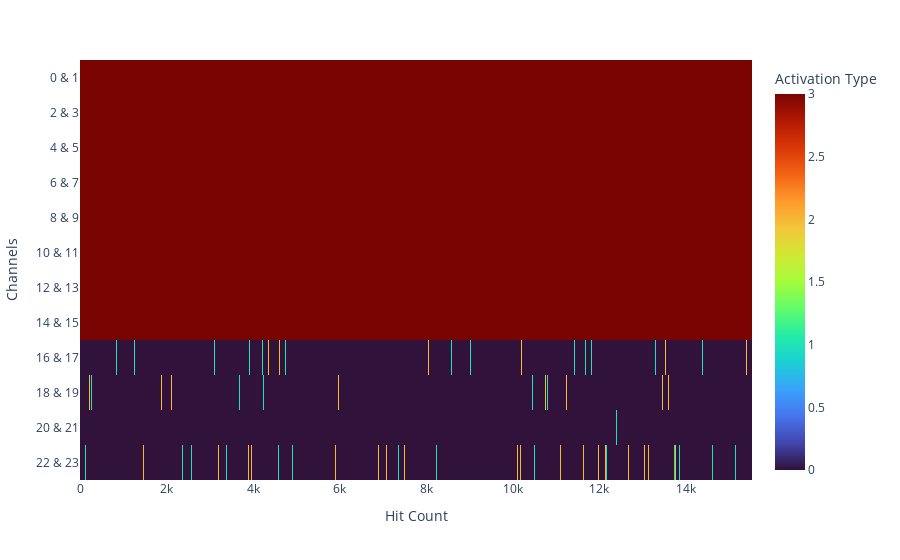

Source (notebook cell):
### Markdown cell above
### Heat Map (Hit Count)

### Code cell
hm_df = chunk_df.select([f"chunk_{i}" for i in range(12)])

#print(hm_df)
#print(hm_df.to_numpy())

channel = ["chunk_1", "chunk_2", "chunk_3", "chunk_4", "chunk_5", "chunk_6", "chunk_7",
           "chunk_8", "chunk_9", "chunk_10", "chunk_11"]

customScale = [(0,"red"),(0.333,"rgb(235,110,15)"),(0.66,"rgb(210,0,110)"),(1,"rgb(145,125,185)")]
# limits to 10000 data points because won't render with all -> not sure (in case add: [:10000] after numpy())
fig = px.imshow(hm_df.to_numpy().T,aspect='auto', labels=dict(y="Channels",
        x="Hit Count", title="SiPM Activation Type over Cycles", color="Activation Type"),
                y=["0 & 1","2 & 3", "4 & 5", "6 & 7", "8 & 9","10 & 11", "12 & 13", "14 & 15",
            "16 & 17", "18 & 19", "20 & 21", "22 & 23"], color_continuous_scale="turbo") #or hsv (for fun)

fig.update_xaxes(side="bottom")

fig.show()

### Figure 1 — Plotly figure (JSON) as saved in the notebook; plotly's stock layout.template omitted (floating-point values rounded to 4 significant figures; data arrays with more than 128 entries replaced by an {"elided": "..."} marker saying what was removed)
{"data": [{"coloraxis": "coloraxis", "hovertemplate": "Hit Count: %{x}<br>Channels: %{y}<br>Activation Type: %{z}<extra></extra>", "name": "0", "type": "heatmap", "xaxis": "x", "y": ["0 & 1", "2 & 3", "4 & 5", "6 & 7", "8 & 9", "10 & 11", "12 & 13", "14 & 15", "16 & 17", "18 & 19", "20 & 21", "22 & 23"], "yaxis": "y", "z": {"elided": "12x15527 int values"}}], "layout": {"coloraxis": {"colorbar": {"title": {"text": "Activation Type"}}, "colorscale": [[0, "#30123b"], [0.07143, "#4145ab"], [0.1429, "#4675ed"], [0.2143, "#39a2fc"], [0.2857, "#1bcfd4"], [0.3571, "#24eca6"], [0.4286, "#61fc6c"], [0.5, "#a4fc3b"], [0.5714, "#d1e834"], [0.6429, "#f3c63a"], [0.7143, "#fe9b2d"], [0.7857, "#f36315"], [0.8571, "#d93806"], [0.9286, "#b11901"], [1, "#7a0402"]]}, "margin": {"t": 60}, "xaxis": {"anchor": "y", "domain": [0, 1], "side": "bottom", "title": {"text": "Hit Count"}}, "yaxis": {"anchor": "x", "autorange": "reversed", "domain": [0, 1], "title": {"text": "Channels"}}}}
